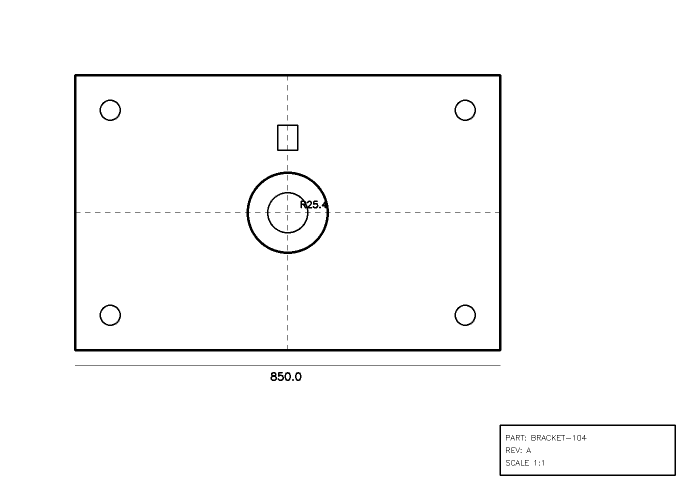
#> input picture samples/master_drawing.png, 1400 x 1000 px, found by its file name (shown at 1/2 size)
$ python comparator.py
#> lines starting #> are read from the running program, lines starting #| are printed output that depends on the picture; after the words box and inside, x2 and y2 are one past the last pixel; in counts of white or black regions, pixels touching at a corner belong together
"""
Automated Drawing Comparator - Enhanced Pipeline
==================================================
Upgraded from the original ORB-based pipeline to handle complex engineering
drawings with much higher accuracy:

  Master Drawing + New Revision
        -> Pre-processing (CLAHE + adaptive normalization)
        -> Image Alignment (SIFT + RANSAC homography)
        -> Pixel Subtraction + SSIM structural comparison
        -> Threshold Filter (adaptive noise removal)
        -> OCR text extraction + structured text diff
        -> Discrepancy Map (category-coded regions)
        -> Report Output (flagged changes exported)

Key improvements over v1:
  - SIFT features (much more robust than ORB for engineering drawings)
  - SSIM for structural similarity (reduces false positives on scan noise)
  - CLAHE preprocessing (handles mixed contrast areas)
  - Multi-scale analysis (catches both large geometry and small text changes)
  - Category-based output: geometry, dimension, text, annotation changes
  - OCR-integrated: compares extracted text alongside pixel differences
"""
import cv2
import numpy as np
from dataclasses import dataclass, field
from typing import List, Optional, Tuple
import json
import time


@dataclass
class Discrepancy:
    id: int
    bbox: Tuple[int, int, int, int]  # x, y, w, h
    area_px: int
    severity: str          # "minor" | "moderate" | "major"
    category: str = ""     # "geometry" | "dimension" | "text" | "annotation" | "unknown"
    description: str = ""  # human-readable description of the change

    def to_dict(self):
        return {
            "id": self.id,
            "bbox": self.bbox,
            "area_px": self.area_px,
            "severity": self.severity,
            "category": self.category,
            "description": self.description,
        }


@dataclass
class ComparisonResult:
    aligned_ok: bool
    match_confidence: float
    discrepancies: List[Discrepancy] = field(default_factory=list)
    discrepancy_map: np.ndarray = None       # binary mask
    ssim_map: np.ndarray = None              # SSIM difference map (grayscale)
    annotated_revision: np.ndarray = None    # revision image with boxes drawn
    aligned_revision: np.ndarray = None      # revision warped onto master's coordinate frame
    side_by_side: np.ndarray = None
    blended_diff: np.ndarray = None           # Red/Green difference overlay
    homography: np.ndarray = None            # 3x3 warp matrix H
    processing_time_s: float = 0.0
    ssim_score: float = 0.0                  # overall SSIM (1.0 = identical)

    def to_report_dict(self):
        return {
            "aligned_ok": self.aligned_ok,
            "match_confidence": round(self.match_confidence, 4),
            "ssim_score": round(self.ssim_score, 4),
            "num_discrepancies": len(self.discrepancies),
            "discrepancies": [d.to_dict() for d in self.discrepancies],
            "processing_time_s": round(self.processing_time_s, 3),
        }


# ---------------------------------------------------------------------------
# Pipeline stages
# ---------------------------------------------------------------------------

def preprocess(img: np.ndarray, use_clahe: bool = True) -> np.ndarray:
    """
    Enhanced grayscale + normalization using CLAHE for better handling of
    engineering drawings with mixed contrast areas (dense hatching next to
    clean annotation spaces).
    """
    gray = cv2.cvtColor(img, cv2.COLOR_BGR2GRAY) if img.ndim == 3 else img.copy()

    if use_clahe:
        clahe = cv2.createCLAHE(clipLimit=2.0, tileGridSize=(8, 8))
        gray = clahe.apply(gray)
    else:
        gray = cv2.normalize(gray, None, 0, 255, cv2.NORM_MINMAX)

    gray = cv2.GaussianBlur(gray, (3, 3), 0)
    return gray


def align_images(master_gray: np.ndarray, revision_gray: np.ndarray,
                  revision_color: np.ndarray,
                  min_match_count: int = 15,
                  use_sift: bool = True) -> Tuple[np.ndarray, bool, float, np.ndarray]:
    """
    Aligns the revision image onto the master using feature matching +
    homography (RANSAC).

    SIFT (default) is significantly more robust than ORB for engineering
    drawings — it handles scale changes, is more invariant to rotation,
    and produces far fewer false matches on repetitive line patterns.

    Falls back to ORB if SIFT is not available (OpenCV built without
    non-free modules).

    Returns: (aligned_revision_color, success, match_confidence, homography_matrix)
    """
    if use_sift:
        try:
            detector = cv2.SIFT_create(nfeatures=10000)
            norm_type = cv2.NORM_L2
        except cv2.error:
            # SIFT not available — fall back to ORB
            detector = cv2.ORB_create(nfeatures=10000)
            norm_type = cv2.NORM_HAMMING
    else:
        detector = cv2.ORB_create(nfeatures=10000)
        norm_type = cv2.NORM_HAMMING

    kp1, des1 = detector.detectAndCompute(master_gray, None)
    kp2, des2 = detector.detectAndCompute(revision_gray, None)

    if des1 is None or des2 is None or len(kp1) < min_match_count or len(kp2) < min_match_count:
        return revision_color, False, 0.0, None

    # FLANN-based matching for SIFT (faster and more accurate than brute-force for large descriptor sets)
    if norm_type == cv2.NORM_L2:
        index_params = dict(algorithm=1, trees=5)  # FLANN_INDEX_KDTREE
        search_params = dict(checks=50)
        matcher = cv2.FlannBasedMatcher(index_params, search_params)
    else:
        matcher = cv2.BFMatcher(norm_type, crossCheck=False)

    matches = matcher.knnMatch(des1, des2, k=2)

    # Lowe's ratio test
    good = []
    for m_n in matches:
        if len(m_n) != 2:
            continue
        m, n = m_n
        if m.distance < 0.75 * n.distance:
            good.append(m)

    if len(good) < min_match_count:
        return revision_color, False, len(good) / max(min_match_count, 1), None

    src_pts = np.float32([kp1[m.queryIdx].pt for m in good]).reshape(-1, 1, 2)
    dst_pts = np.float32([kp2[m.trainIdx].pt for m in good]).reshape(-1, 1, 2)

    H, mask = cv2.findHomography(dst_pts, src_pts, cv2.RANSAC, 5.0)
    if H is None:
        return revision_color, False, 0.0, None

    inliers = int(mask.sum()) if mask is not None else 0
    confidence = inliers / len(good)

    h, w = master_gray.shape[:2]
    aligned = cv2.warpPerspective(revision_color, H, (w, h), borderValue=(255, 255, 255))
    return aligned, True, confidence, H


def compute_ssim_map(master_gray: np.ndarray,
                      aligned_revision_gray: np.ndarray) -> Tuple[float, np.ndarray]:
    """
    Compute Structural Similarity Index (SSIM) between master and revision.

    SSIM is much more perceptually meaningful than raw pixel difference —
    it compares luminance, contrast, and structure, which means it ignores
    uniform brightness/contrast shifts (common in scans) while still
    catching actual structural changes.

    Returns: (overall_ssim_score, ssim_difference_map)
    """
    try:
        from skimage.metrics import structural_similarity as ssim
        score, ssim_image = ssim(master_gray, aligned_revision_gray,
                                  full=True, win_size=7)
        # Convert SSIM map to a difference map (0 = identical, 255 = very different)
        diff_map = ((1.0 - ssim_image) * 255).astype(np.uint8)
        return score, diff_map
    except ImportError:
        # Fallback: basic pixel difference
        diff = cv2.absdiff(master_gray, aligned_revision_gray)
        score = 1.0 - (np.mean(diff) / 255.0)
        return score, diff


def compute_discrepancy_map(master_gray: np.ndarray, aligned_revision_gray: np.ndarray,
                             threshold: int = 30, kernel_size: int = 5,
                             merge_dilate_iters: int = 3,
                             use_ssim: bool = True) -> Tuple[np.ndarray, float, Optional[np.ndarray]]:
    """
    Enhanced discrepancy detection combining pixel diff and SSIM.

    Returns: (binary_mask, ssim_score, ssim_map)
    """
    # Raw pixel difference
    pixel_diff = cv2.absdiff(master_gray, aligned_revision_gray)
    _, pixel_mask = cv2.threshold(pixel_diff, threshold, 255, cv2.THRESH_BINARY)

    ssim_score = 0.0
    ssim_map = None

    if use_ssim:
        ssim_score, ssim_map = compute_ssim_map(master_gray, aligned_revision_gray)

        # Combine pixel diff mask with SSIM-based mask
        # SSIM catches structural changes that might not show up in raw pixel diff
        _, ssim_mask = cv2.threshold(ssim_map, 80, 255, cv2.THRESH_BINARY)

        # Union of both masks — catch everything either method finds
        combined = cv2.bitwise_or(pixel_mask, ssim_mask)
    else:
        combined = pixel_mask

    # Morphological cleanup
    kernel = np.ones((kernel_size, kernel_size), np.uint8)
    combined = cv2.morphologyEx(combined, cv2.MORPH_OPEN, kernel)             # remove speckle
    combined = cv2.dilate(combined, kernel, iterations=merge_dilate_iters)    # merge nearby diffs
    combined = cv2.morphologyEx(combined, cv2.MORPH_CLOSE, kernel, iterations=2)  # fill gaps

    return combined, ssim_score, ssim_map


def create_blended_diff(master_gray: np.ndarray, aligned_revision_gray: np.ndarray) -> np.ndarray:
    """
    Creates a Red/Green visual diff blend of two aligned grayscale drawings.
    Background is white (255, 255, 255).
    Unchanged geometry is black (0, 0, 0).
    Deleted elements (Before only) are Red (255, 0, 0) in RGB, (0, 0, 255) in BGR.
    Added elements (After only) are Green (0, 255, 0) in RGB/BGR.
    """
    h, w = master_gray.shape[:2]
    # Create white canvas in BGR
    diff_bgr = np.full((h, w, 3), 255, dtype=np.uint8)

    # Binary masks: True where ink/drawing is present (pixel value is dark)
    master_ink = master_gray < 200
    revision_ink = aligned_revision_gray < 200

    # Unchanged ink: both are dark -> Black (0, 0, 0)
    unchanged = master_ink & revision_ink
    diff_bgr[unchanged] = [0, 0, 0]

    # Deleted ink: in master but not revision -> Red (BGR: 0, 0, 255)
    deleted = master_ink & ~revision_ink
    diff_bgr[deleted] = [0, 0, 255]

    # Added ink: not in master but in revision -> Green (BGR: 0, 255, 0)
    added = ~master_ink & revision_ink
    diff_bgr[added] = [0, 255, 0]

    return diff_bgr


def extract_discrepancies(mask: np.ndarray, min_area: int = 40) -> List[Discrepancy]:
    """Finds connected regions in the discrepancy map and classifies severity by area."""
    contours, _ = cv2.findContours(mask, cv2.RETR_EXTERNAL, cv2.CHAIN_APPROX_SIMPLE)
    discrepancies = []
    idx = 1
    for c in contours:
        area = cv2.contourArea(c)
        if area < min_area:
            continue
        x, y, w, h = cv2.boundingRect(c)
        if area < 300:
            severity = "minor"
        elif area < 1500:
            severity = "moderate"
        else:
            severity = "major"
        discrepancies.append(Discrepancy(
            id=idx, bbox=(x, y, w, h), area_px=int(area),
            severity=severity, category="unknown",
        ))
        idx += 1
    # Largest first
    discrepancies.sort(key=lambda d: d.area_px, reverse=True)
    for i, d in enumerate(discrepancies, start=1):
        d.id = i
    return discrepancies


# [52 lines left out: functions classify_discrepancy_regions, _looks_like_dimension, not called in this run]


def annotate(revision_color: np.ndarray, discrepancies: List[Discrepancy]) -> np.ndarray:
    """
    Draws highly visible annotations on the revision image:
    - Thick colored bounding boxes around each changed region
    - Semi-transparent color overlay inside each box
    - Large filled circle badge with white ID number
    Every flagged region is designed to be immediately visible even on dense drawings.
    """
    # Color by category (BGR)
    category_colors = {
        "geometry": (0, 0, 255),       # red
        "dimension": (0, 140, 255),    # orange
        "text": (0, 200, 255),         # yellow
        "annotation": (255, 200, 0),   # cyan
        "unknown": (180, 180, 180),    # gray
    }

    out = revision_color.copy()
    overlay = out.copy()

    for d in discrepancies:
        x, y, w, h = d.bbox
        color = category_colors.get(d.category, (180, 180, 180))
        pad = 6

        # 1. Semi-transparent color fill inside the bounding box
        x0, y0 = max(0, x - pad), max(0, y - pad)
        x1, y1 = min(out.shape[1], x + w + pad), min(out.shape[0], y + h + pad)
        cv2.rectangle(overlay, (x0, y0), (x1, y1), color, -1)

        # 2. Thick bounding box outline
        cv2.rectangle(out, (x0, y0), (x1, y1), color, 3)

        # 3. Large filled circle badge with ID number (top-left corner)
        badge_radius = 18
        badge_cx = max(badge_radius + 2, x0)
        badge_cy = max(badge_radius + 2, y0 - badge_radius - 6)
        # Ensure badge stays within image bounds
        badge_cy = max(badge_radius + 2, badge_cy)
        badge_cx = min(out.shape[1] - badge_radius - 2, badge_cx)

        # Black outline circle + colored fill
        cv2.circle(out, (badge_cx, badge_cy), badge_radius + 2, (0, 0, 0), -1)
        cv2.circle(out, (badge_cx, badge_cy), badge_radius, color, -1)
        cv2.circle(overlay, (badge_cx, badge_cy), badge_radius + 2, (0, 0, 0), -1)
        cv2.circle(overlay, (badge_cx, badge_cy), badge_radius, color, -1)

        # White ID number centered in the badge
        label = str(d.id)
        font = cv2.FONT_HERSHEY_SIMPLEX
        font_scale = 0.7 if len(label) <= 2 else 0.55
        thickness = 2
        (tw, th), _ = cv2.getTextSize(label, font, font_scale, thickness)
        text_x = badge_cx - tw // 2
        text_y = badge_cy + th // 2
        cv2.putText(out, label, (text_x, text_y), font, font_scale, (255, 255, 255), thickness)
        cv2.putText(overlay, label, (text_x, text_y), font, font_scale, (255, 255, 255), thickness)

    # Blend the overlay (semi-transparent fill) with the original
    alpha = 0.15
    out = cv2.addWeighted(overlay, alpha, out, 1 - alpha, 0)

    # Re-draw the bounding box outlines and badges at full opacity on top
    for d in discrepancies:
        x, y, w, h = d.bbox
        color = category_colors.get(d.category, (180, 180, 180))
        pad = 6
        x0, y0 = max(0, x - pad), max(0, y - pad)
        x1, y1 = min(out.shape[1], x + w + pad), min(out.shape[0], y + h + pad)

        cv2.rectangle(out, (x0, y0), (x1, y1), color, 3)

        badge_radius = 18
        badge_cx = max(badge_radius + 2, x0)
        badge_cy = max(badge_radius + 2, y0 - badge_radius - 6)
        badge_cy = max(badge_radius + 2, badge_cy)
        badge_cx = min(out.shape[1] - badge_radius - 2, badge_cx)

        cv2.circle(out, (badge_cx, badge_cy), badge_radius + 2, (0, 0, 0), -1)
        cv2.circle(out, (badge_cx, badge_cy), badge_radius, color, -1)

        label = str(d.id)
        font_scale = 0.7 if len(label) <= 2 else 0.55
        (tw, th), _ = cv2.getTextSize(label, cv2.FONT_HERSHEY_SIMPLEX, font_scale, 2)
        cv2.putText(out, label,
                    (badge_cx - tw // 2, badge_cy + th // 2),
                    cv2.FONT_HERSHEY_SIMPLEX, font_scale, (255, 255, 255), 2)

    return out


# [26 lines left out: function crop_region, not called in this run]

def make_side_by_side(master_color, annotated_revision) -> np.ndarray:
    h = max(master_color.shape[0], annotated_revision.shape[0])
    w = master_color.shape[1] + annotated_revision.shape[1] + 20
    canvas = np.ones((h, w, 3), dtype=np.uint8) * 255
    canvas[:master_color.shape[0], :master_color.shape[1]] = master_color
    x_off = master_color.shape[1] + 20
    canvas[:annotated_revision.shape[0], x_off:x_off + annotated_revision.shape[1]] = annotated_revision
    cv2.line(canvas, (master_color.shape[1] + 10, 0), (master_color.shape[1] + 10, h), (200, 200, 200), 2)
    return canvas


# ---------------------------------------------------------------------------
# Public entry point
# ---------------------------------------------------------------------------

def compare_drawings(master_color: np.ndarray, revision_color: np.ndarray,
                      threshold: int = 30, min_area: int = 250,
                      use_sift: bool = True, use_ssim: bool = True,
                      use_ocr: bool = False) -> ComparisonResult:
    """
    Full comparison pipeline.

    Args:
        master_color: Master drawing (BGR).
        revision_color: Revised drawing (BGR).
        threshold: Pixel difference threshold for binary mask.
        min_area: Minimum contour area to report.
        use_sift: Use SIFT features (True) or ORB (False).
        use_ssim: Use SSIM structural comparison alongside pixel diff.
        use_ocr: Run OCR to classify discrepancy regions by content type.
    """
    t0 = time.time()

    master_gray = preprocess(master_color)
    revision_gray_raw = preprocess(revision_color)

    aligned_revision_color, aligned_ok, confidence, H = align_images(
        master_gray, revision_gray_raw, revision_color, use_sift=use_sift
    )
    aligned_revision_gray = preprocess(aligned_revision_color)

    mask, ssim_score, ssim_map = compute_discrepancy_map(
        master_gray, aligned_revision_gray,
        threshold=threshold, use_ssim=use_ssim,
    )
    discrepancies = extract_discrepancies(mask, min_area=min_area)

    # Optional: classify discrepancy regions using OCR
    if use_ocr:
        try:
            from core.ocr_engine import extract_text
            master_ocr = extract_text(master_color)
            revision_ocr = extract_text(aligned_revision_color)
            discrepancies = classify_discrepancy_regions(
                discrepancies, master_ocr, revision_ocr
            )
        except Exception:
            pass  # OCR classification is best-effort

    # Create the Red/Green visual diff blend
    blended_diff = create_blended_diff(master_gray, aligned_revision_gray)

    annotated = annotate(aligned_revision_color, discrepancies)
    side_by_side = make_side_by_side(master_color, annotated)

    return ComparisonResult(
        aligned_ok=aligned_ok,
        match_confidence=confidence,
        discrepancies=discrepancies,
        discrepancy_map=mask,
        ssim_map=ssim_map,
        annotated_revision=annotated,
        aligned_revision=aligned_revision_color,
        side_by_side=side_by_side,
        blended_diff=blended_diff,
        homography=H,
        processing_time_s=time.time() - t0,
        ssim_score=ssim_score,
    )


if __name__ == "__main__":
    # Quick smoke test against the generated sample drawings
    master = cv2.imread("samples/master_drawing.png")
#> master is the input picture: shape (1000, 1400, 3); 98.2% white; 109 black regions (75 under 20 px), largest, box (x1, y1, x2, y2) and area: (148, 148, 1003, 703) 14020, (999, 849, 1352, 952) 2696, (490, 343, 661, 508) 2557
    revision = cv2.imread("samples/revised_drawing.png")
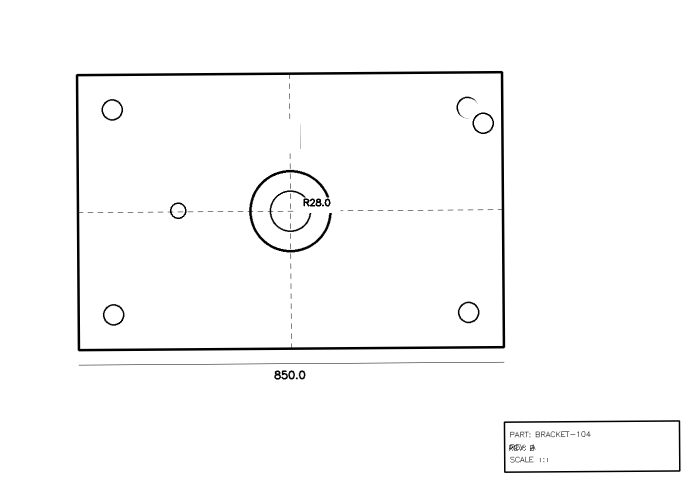
#> input picture samples/revised_drawing.png, 1400 x 1000 px, found by its file name (shown at 1/2 size)
#> revision is the input picture: shape (1000, 1400, 3); min 0, max 255, mean 250.5
    result = compare_drawings(master, revision)
#> in align_images, `kp1, des1 = detector.detectAndCompute(master_gray, None)`: kp1 = 632 keypoints; strongest (x, y, size): (640, 415, 2.3), (606, 405, 2.4), (651, 409, 8.1), (547, 748, 2.3)
#> in align_images, `kp2, des2 = detector.detectAndCompute(revision_gray, None)`: kp2 = 889 keypoints; strongest (x, y, size): (555, 753, 3.3), (594, 757, 2.5), (612, 401, 2.4), (661, 429, 4.2)
#> in align_images, `matches = matcher.knnMatch(des1, des2, k=2)`: matches = 632 matches
#> after the loop in align_images, `for m_n in matches:`: good = 384 matches
#> in align_images, `src_pts = np.float32([kp1[m.queryIdx].pt for m in good]).reshape(-1, 1..`: src_pts = 384 rows, first 8: [151.3, 699.1], [151.3, 151.3], [151.3, 151.3], [198, 214.3], [198, 624.3], [198, 226.2], [198, 636.2], [201.9, 206.6]
#> in align_images, `dst_pts = np.float32([kp2[m.trainIdx].pt for m in good]).reshape(-1, 1..`: dst_pts = 384 rows, first 8: [155, 151.2], [1002.6, 145.2], [1002.6, 145.2], [960.3, 268.5], [960.3, 268.5], [944, 252.2], [944, 252.2], [948, 232.6]
#> in align_images, `H, mask = cv2.findHomography(dst_pts, src_pts, cv2.RANSAC, 5.0)`: H = [[1, -0.00763, -2.31], [0.00783, 0.998, -0.537], [1.09e-06, -2.12e-06, 1]]; mask = 384 values, max 1 at index 50, min 0 at index 0, mean 0.424
#> in align_images, `inliers = int(mask.sum()) if mask is not None else 0`: inliers = 163
#> in align_images, `confidence = inliers / len(good)`: confidence = 0.424
#> in compare_drawings, `aligned_revision_color, aligned_ok, confidence, H = align_images( mast..`: aligned_ok = True; confidence = 0.424
#> in compute_discrepancy_map, `pixel_diff = cv2.absdiff(master_gray, aligned_revision_gray)`:
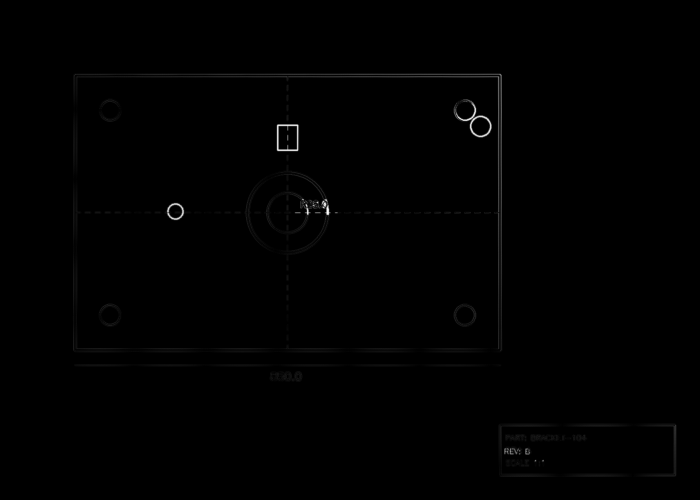
#> pixel_diff: shape (1000, 1400) (shown at 1/2 size); min 0, max 252, mean 1
#> in compute_discrepancy_map, `_, pixel_mask = cv2.threshold(pixel_diff, threshold, 255, cv2.THRESH_B..`:
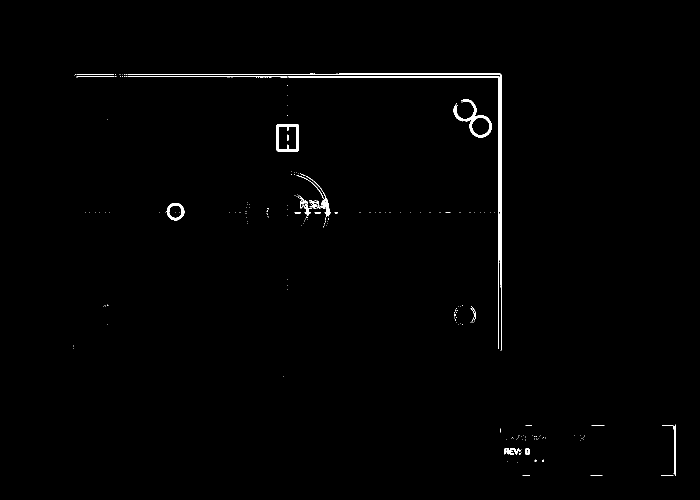
#> pixel_mask: shape (1000, 1400) (shown at 1/2 size); 0.76% white; 221 white regions (191 under 20 px), largest, box (x1, y1, x2, y2) and area: (255, 147, 1004, 701) 2894, (576, 152, 999, 698) 2497, (907, 198, 984, 275) 1177
#> in compute_ssim_map, `score, ssim_image = ssim(master_gray, aligned_revision_gray, full=True..`: score = 0.99
#> (the rest of the program and of its run is left out)
